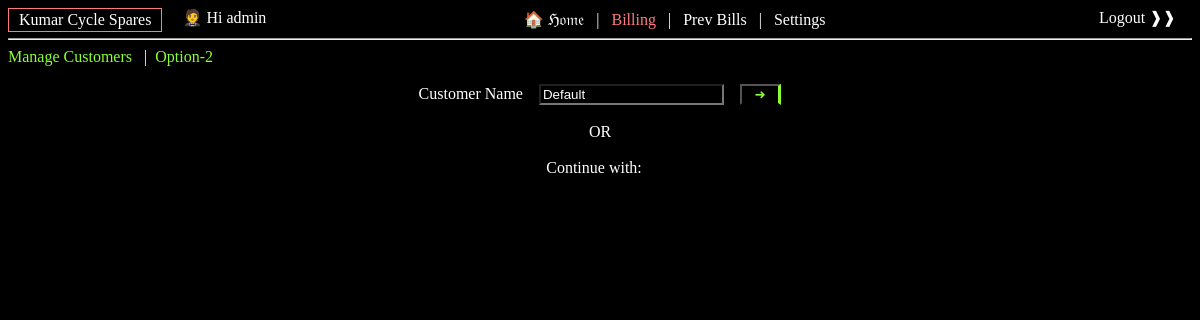
The app's page /bill/ (signed in), older data.
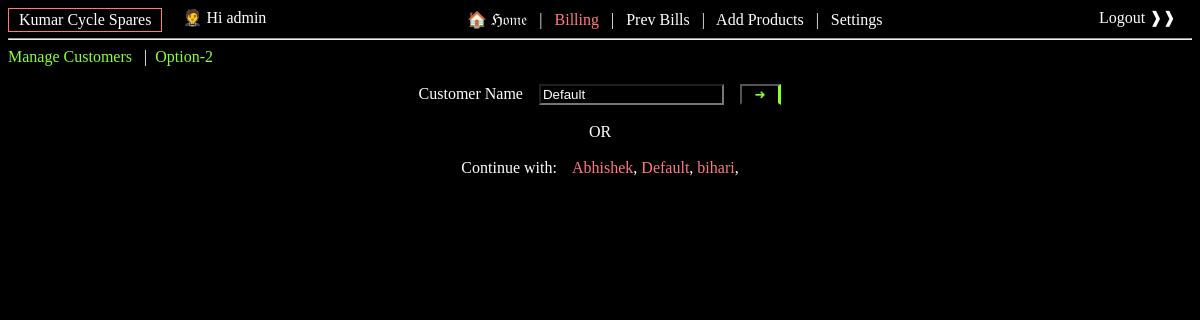
The same page, newer data.
### products/models.py (models this page shows, shortened)
class customer(models.Model):
	name = models.CharField(max_length=81)
	addr = models.CharField(max_length=80)
	visit_freq = models.IntegerField(default=0)
	category = models.IntegerField(default=0)
	store_obj = models.ForeignKey(store, on_delete=models.SET_NULL, blank=True, null=True)

### products/views.py (the view)
# urls.py: path('bill/',views.bill, name="bill"),
@login_required(login_url='/login/')
def bill(request):
    if 'term' in request.GET:
        product_names = []
        qs = list(product.objects.filter(store=get_store_obj(request.user)).filter(name__icontains=request.GET.get('term')))  #istartswith can also be used.
        for item in qs:
            product_names.append(item.name)
        return JsonResponse(product_names, safe=False)
    if request.method=='POST':
        data = {}
        data['issue'] = 'no'
        what = request.POST['what']
        if(what=='add_to_bill'):
            prd_nm = request.POST['prd_name']
            bill_id = int(request.POST['bill_id'])
            cust_name = request.POST['cust']
            try:
                try:
                    cust_obj = customer.objects.filter(store_obj=get_store_obj(request.user)).get(name__iexact=cust_name)
                except:
                    data['issue'] = 'yes'
                    data['message'] = 'Please select valid customer !!!'
                    data['bill_id'] = bill_id
                    return JsonResponse(data)
                prd_obj = product.objects.filter(store=get_store_obj(request.user)).get(name__iexact=prd_nm)
                price = prd_obj.price if int(cust_obj.category) == 0 else prd_obj.WS_price
                item_dict = {}
                item_dict['id'] = prd_obj.id
                item_dict['name'] = prd_obj.name
                item_dict['price'] = price
                item_dict['unit'] = prd_obj.unit
                item_dict['qty'] = 1
                item_dict['amt'] = price * 1
                if(bill_id==0):
                    dict = {}
                    dict['status'] = 'INITIATED'
                    dict['items'] = {}
                    dict['items']['item'+str(prd_obj.id)] = item_dict
                    dict['bill_value'] = price * 1
                    bill_obj = bill_data(b=json.dumps(dict),store=get_store_obj(request.user),cust_obj=cust_obj)
                else:
                    bill_obj = bill_data.objects.filter(store=get_store_obj(request.user)).get(id=bill_id)
                    dict = json.loads(bill_obj.b)
                    if('item'+str(prd_obj.id) in list(dict['items'].keys())):
                        data['issue'] = 'yes'
                        data['message'] = "item already added."
                    else:
                        dict['items']['item'+str(prd_obj.id)] = item_dict
                        dict['bill_value'] = dict['bill_value'] + item_dict['amt']
                        bill_obj.b = json.dumps(dict)
                    bill_obj.cust_obj = cust_obj
                bill_obj.save()
                data['bill_id'] = bill_obj.id
                data['bill_dict'] = json.loads(bill_obj.b)
            except:
                data['issue'] = 'yes'
                data['message'] = 'item not found'
                data['bill_id'] = bill_id
            return JsonResponse(data)
        elif(what=='qty_change'):
            bill_id = int(request.POST['bill_id'])
            item_details = request.POST['item_details'].split(',')
            item_id = item_details[1]
            change = item_details[0]
            bill_obj = bill_data.objects.filter(store=get_store_obj(request.user)).get(id=bill_id)
            dict = json.loads(bill_obj.b)
            if(change=='up'):
                dict['items']['item'+item_id]['qty']+=1
                dict['items']['item'+item_id]['amt']+=dict['items']['item'+item_id]['price']
                dict['bill_value']+=dict['items']['item'+item_id]['price']
            elif(change=='down'):
                if(dict['items']['item'+item_id]['qty'] == 1):
                    dict['bill_value']-=dict['items']['item'+item_id]['price']
                    del dict['items']['item'+item_id]
                else:
                    dict['items']['item'+item_id]['qty']-=1
                    dict['items']['item'+item_id]['amt']-=dict['items']['item'+item_id]['price']
                    dict['bill_value']-=dict['items']['item'+item_id]['price']
            else:
                print("ERROR.")
            bill_obj.b = json.dumps(dict)
            bill_obj.save()
            data['bill_id'] = bill_obj.id
            data['bill_dict'] = dict
            return JsonResponse(data)
        elif(what=='bill_paid'):
            bill_id = int(request.POST['bill_id'])
            cust_name = request.POST['cust']
            cust_obj = customer.objects.filter(store_obj=get_store_obj(request.user)).get(name__iexact=cust_name)
            if(bill_id != 0):
                bill_obj = bill_data.objects.filter(store=get_store_obj(request.user)).get(id=bill_id)
                dict = json.loads(bill_obj.b)
                dict['status'] = "PAID"
                bill_obj.b = json.dumps(dict)
                bill_obj.cust_obj = cust_obj
                bill_obj.save()
                cust_obj.visit_freq+=1
                cust_obj.save()
                for key in dict['items'].keys():
                    prod_obj = product.objects.filter(store=get_store_obj(request.user)).get(id=dict['items'][key]['id'])
                    prod_obj.available_qty-=dict['items'][key]['qty']
                    prod_obj.save()
                store_obj = get_store_obj(request.user)
                store_obj.cash_value += dict['bill_value']
                store_obj.save()
                data['bill_id'] = bill_id
                data['bill_dict'] = dict
                data['cust'] = str(cust_obj)
            else:
                data['issue'] = 'yes'
                data['message'] = 'Please add items first.'
            return JsonResponse(data)
        else:
            return HttpResponse("ok")
    else:
        data = {}
        emp_obj = store_emp.objects.all().filter(emp_obj=request.user).first()
        data['store_obj'] = emp_obj.store_obj if emp_obj is not None else "Store not available"
        data['top3_cust_obj'] = [t.name for t in list(customer.objects.filter(store_obj=get_store_obj(request.user)).order_by('-visit_freq'))][:3]
        return render(request,'bill.html',data)

### products/templatetags/extra_filters.py (called while the page is built)
@register.filter(name='has_group')
def has_group(request, group_name):
    groups = [str(group) for group in request.user.groups.all()]
    return True if group_name in groups else False

### products/views.py (called while the page is built)
def get_store_obj(user_obj):
    emp_obj = store_emp.objects.all().filter(emp_obj=user_obj).first()
    return emp_obj.store_obj if emp_obj is not None else "Store not available"

### stores_app/models.py (called while the page is built)
    def __str__(self):
        return self.name

### products/templates/bill.html (shortened to what this page needs)
{% load static %}
{% load extra_filters %}
<html>
<head>
<link rel="stylesheet" href="{% static 'bootstrap/css/jquery-ui.css' %}">
</head>
<body bgcolor="#000;">
	<div class="t_w" style="float: left; padding:2px; border: 1px solid #ff7a7f; ">&ensp;{{store_obj}}&ensp; </div>
	<div class="t_w" style="float: left; "> &ensp;&ensp; &#129333;  Hi {{user}} &ensp;&ensp;&ensp;&ensp;</div>
	<center class="t_w">
		<a href="/" class="t_w t_hover">  &#127968; &Hfr;&ofr;&mfr;&efr;<a/> &ensp;|&ensp;
		<a href="/bill/" class="t_w t_hover" style="color:#ff7a7f;">Billing</a> &ensp;|&ensp;
		<a href="/prev_bill/" class="t_w t_hover">Prev Bills</a>
		{% if request|has_group:'store_manager' %}
			&ensp;|&ensp; <a href="/add/" class="t_w t_hover">Add Products</a>
		{% endif %}
		{% if user.is_superuser %}
			&ensp;|&ensp; <a href="/settings/" class="t_w t_hover">Settings</a>
		{% endif %}
		<a href="/logout/" class="t_w t_hover" style="float:inline-end;">&ensp;&ensp;&ensp;&ensp;&ensp;&ensp; Logout &#10097;&#10097;&ensp;&ensp; </a>
		<hr/>
	</center>
	<div class="t_w" style="float: left;">
		 <a href="/customers/" class="t_w t_hover" style="color:#89ff36;">Manage Customers</a>  &ensp;|&ensp;
	</div>
	<div class="t_w" style="float: left;">
		<a href="#" class="t_w t_hover" style="color:#89ff36;">Option-2 </a>
	</div>
<center class="t_w">
	<div id="div_select_cust">
		Customer Name	 &ensp;
		<input type="text" value="Default" autocomplete="off" name="cust_name" id="cust_name" required style="background-color:black;" class="t_w" placeholder="Add Customer">
		<button style="background-color:black;border-right:3px solid #89ff36; cursor: pointer;" onClick="bill_now();">
			<span style="color:#89ff36;">&ensp;&#10140;&ensp;</span>
		</button>
		OR </br></br>
		Continue with:	 &ensp;
		{% for cust in top3_cust_obj %}
		<span style="cursor: pointer;color:#ff7a7f;" onClick="$('#cust_name').val('{{cust}}'); bill_now();">{{cust}}</span>,
		{% endfor %}
	</div>
</center>
</body>
</html>

Row changes from the older to the newer data that the page shows:
added customer: top3_cust_obj "Abhishek"
added customer: top3_cust_obj "Default"
added customer: top3_cust_obj "bihari"
Text that changed along with them:
text now shown: "| Add Products"
